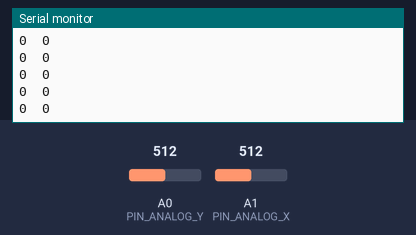
The sketch below on a simulated Arduino Uno, built with avr-gcc and run on an emulated ATmega328P. Shown: the last lines printed to the serial monitor. Inputs (shaded band) come from the test bench; at power-on: A0 (PIN_ANALOG_Y) = 512, A1 (PIN_ANALOG_X) = 512.

Above: at 1.2 s.
1.3 s: A0 (PIN_ANALOG_Y) set to 537
At 2.4 s:
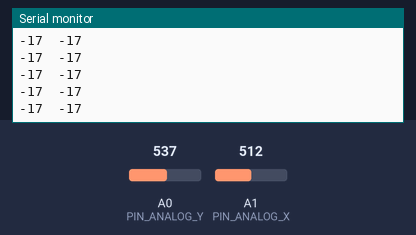
4.3 s: A1 (PIN_ANALOG_X) set to 534
At 5.2 s:
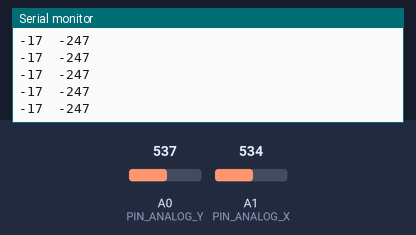
7.3 s: A1 (PIN_ANALOG_X) set to 511
At 7.8 s:
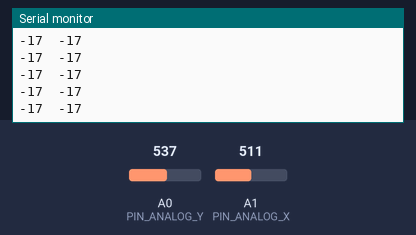
8.8 s: A0 (PIN_ANALOG_Y) set to 693
At 9.6 s:
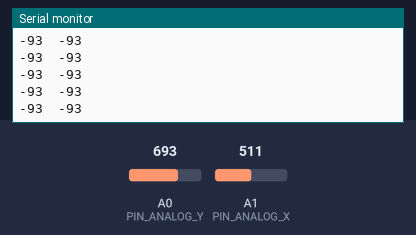
10.3 s: A0 (PIN_ANALOG_Y) set to 723
At 11.2 s:
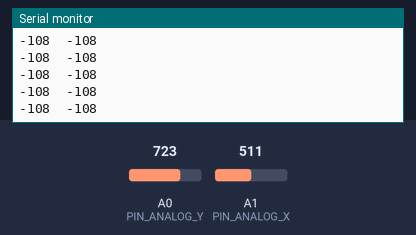
Timing chart, 0 to 12.8 s (numbered marks = the images above; inputs shaded):
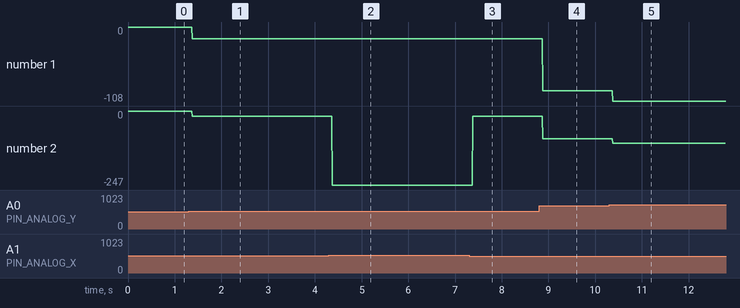

Measured:
- after the input at 1.3 s, the serial monitor: prints a new line after 0.07 s (image 1)
- after the input at 4.3 s, the serial monitor: prints a new line after 0.07 s (image 2)
- after the input at 8.8 s, the serial monitor: prints a new line after 0.08 s (image 4)
- after the input at 10.3 s, the serial monitor: prints a new line after 0.07 s (image 5)
- plotted number 1: 0 → -17 after the input at 1.3 s, -17 → -93 after the input at 8.8 s, -93 → -108 after the input at 10.3 s
- plotted number 2: 0 → -17 after the input at 1.3 s, -17 → -247 after the input at 4.3 s, -17 → -93 after the input at 8.8 s, -93 → -108 after the input at 10.3 s

The sketch:

emisor_estacion_fija.ino
```cpp
//emisor nrf24l01 con Mirf


#include <SPI.h>
#include <Mirf.h>
#include <nRF24L01.h>
#include <MirfHardwareSpiDriver.h>


#define  p 255

#define PIN_ANALOG_X  1
#define PIN_ANALOG_Y  0
int x,y;
int P[2];


int rate[]={0,0,0,0};
int rate2[]={0,0,0,0};

void setup(){

  Serial.begin(9600);
  Mirf.cePin = 7;
  Mirf.csnPin = 8;
  Mirf.spi = &MirfHardwareSpi;
  Mirf.init();
  Mirf.setRADDR((byte *)"clie1");
  Mirf.payload = sizeof(rate);
  Mirf.config();
}

void loop(){

  //Mirf.setTADDR((byte *)"serv1");

  x=analogRead(PIN_ANALOG_X);
  y=analogRead(PIN_ANALOG_Y);

  pwm(x,y,P);

  for(int i=0;i<4;i++){rate[i]=0;}

  if(P[0]>0)rate[0]=P[0];
  else rate[1]=-P[0];
  if(P[1]>0)rate[2]=P[1];
  else rate[3]=-P[1];

 Serial.print(P[0]);
 Serial.print("  ");
 Serial.print(P[1]);
 Serial.println();

    if(!Mirf.isSending() && Mirf.dataReady()){

    /*
     * Get load the packet into the buffer.
     */

      Serial.print(rate2[0]);
      Serial.print("  ");
      Serial.print(rate2[1]);
      Serial.print("  ");
      Serial.print(rate2[2]);
      Serial.print("  ");
      Serial.println(rate2[3]);

    Mirf.getData((byte *) &rate2);

    /*
     * Set the send address.
     */

    Mirf.setTADDR((byte *)"clie1");

    /*
     * Send the data back to the client.
     */

    Mirf.send((byte *) &rate);
  }


}


void pwm(int x,int y, int* P){


       y=1023-y;

       if(x<=509){x=map(x,0,509,-p,0);}
       else{x=map(x,510,1023,1,p);}
       if(y<=519){y=map(y,0,519,-p,0);}
       else{y=map(y,520,1023,1,p);}

       if(y<5&&y>-5)y=0;
       if(x<5&&x>-5)x=0;
//    Serial.print(x);
//    Serial.print("  ");
//    Serial.print(y);
//    Serial.println();


       if(x==0&&y==0){                        //centro
       *P=0;
       *(P+1)=0;
       }
       else if(x==0){                         //eje y
       *P=y;
       *(P+1)=y;
       }
       else if(y==0){                         //eje x
       *P=x;
       *(P+1)=-x;
       }
       else if(y>=x&&x>0){
       *P=y;
       *(P+1)=map(p-x,255,0,255,100);
       }
       else if(y<x&&y>0){
       *P=x;
       *(P+1)=map(y-p,0,-255,100,-255);
       }
       else if(x>=-y&&y<0){
       *P=-x;
       *(P+1)=map(y+p,255,0,255,-100);
       }
       else if(x<-y&&x>0){
       *P=y;
       *(P+1)=map(x-p,0,-255,-100,-255);
       }
       else if(x>=y&&x<0){
       *P=map(-p-x,-255,0,-255,-100);
       *(P+1)=y;
       }
       else if(x<y&&y<0){
       *P=map(y+p,0,255,-100,255);
       *(P+1)=x;
       }
       else if(x<=-y&&y>0){
       *P=map(y-p,-255,0,-255,100);
       *(P+1)=-x;
       }
       else if(x>-y&&x<0){
       *P=map(x+p,0,255,100,255);
       *(P+1)=y;
       }

       }
```
